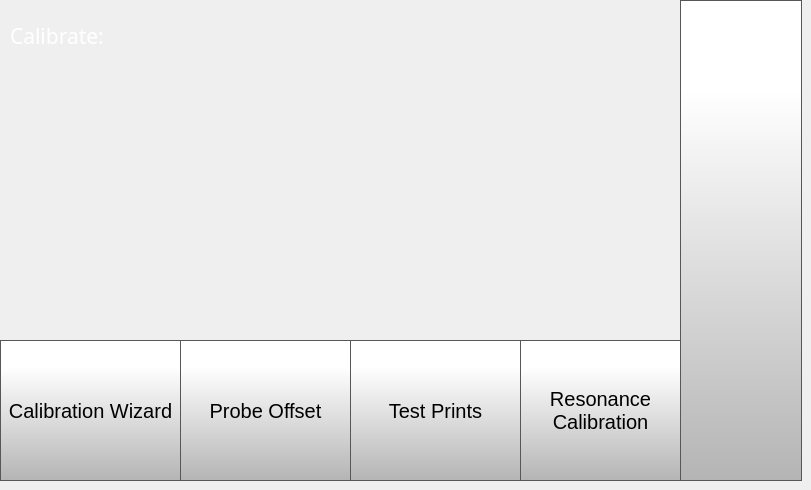
    <widget class="QWidget" name="calibratePage">
     <widget class="QLabel" name="calibrateLabel">
      <property name="geometry">
       <rect>
        <x>10</x>
        <y>20</y>
        <width>231</width>
        <height>31</height>
       </rect>
      </property>
      <property name="font">
       <font>
        <family>Gotham</family>
        <pointsize>16</pointsize>
        <bold>false</bold>
       </font>
      </property>
      <property name="styleSheet">
       <string notr="true">color: rgb(255, 255, 255);</string>
      </property>
      <property name="text">
       <string>Calibrate:</string>
      </property>
     </widget>
     <widget class="QPushButton" name="calibrateBackButton">
      <property name="geometry">
       <rect>
        <x>680</x>
        <y>0</y>
        <width>122</width>
        <height>481</height>
       </rect>
      </property>
      <property name="minimumSize">
       <size>
        <width>0</width>
        <height>0</height>
       </size>
      </property>
      <property name="font">
       <font>
        <family>Gotham Light</family>
        <pointsize>16</pointsize>
       </font>
      </property>
      <property name="styleSheet">
       <string notr="true">QPushButton {
     border: 1px solid rgb(87, 87, 87);
	background-color: qlineargradient(spread:pad, x1:0, y1:1, x2:0, y2:0.188, stop:0 rgba(180, 180, 180, 255), stop:1 rgba(255, 255, 255, 255));


}

QPushButton:pressed {
    background-color: qlineargradient(x1: 0, y1: 0, x2: 0, y2: 1,
                                      stop: 0 #dadbde, stop: 1 #f6f7fa);
}

QPushButton:flat {
    border: none; /* no border for a flat push button */
}

QPushButton:default {
    border-color: navy; /* make the default button prominent */
}</string>
      </property>
      <property name="text">
       <string/>
      </property>
      <property name="icon">
       <iconset>
        <normaloff>templates/img/arrows-4.png</normaloff>templates/img/arrows-4.png</iconset>
      </property>
      <property name="iconSize">
       <size>
        <width>70</width>
        <height>70</height>
       </size>
      </property>
      <property name="checkable">
       <bool>false</bool>
      </property>
      <property name="autoDefault">
       <bool>false</bool>
      </property>
      <property name="default">
       <bool>false</bool>
      </property>
      <property name="flat">
       <bool>false</bool>
      </property>
     </widget>
     <widget class="QToolButton" name="calibrationWizardButton">
      <property name="geometry">
       <rect>
        <x>0</x>
        <y>340</y>
        <width>181</width>
        <height>141</height>
       </rect>
      </property>
      <property name="font">
       <font>
        <family>Segoe UI</family>
        <pointsize>15</pointsize>
        <italic>false</italic>
        <bold>false</bold>
       </font>
      </property>
      <property name="styleSheet">
       <string notr="true">QToolButton {
	font: 15pt &quot;Segoe UI&quot;;
     border: 1px solid rgb(87, 87, 87);
	background-color: qlineargradient(spread:pad, x1:0, y1:1, x2:0, y2:0.188, stop:0 rgba(180, 180, 180, 255), stop:1 rgba(255, 255, 255, 255));


}

QToolButton:pressed {
    background-color: qlineargradient(x1: 0, y1: 0, x2: 0, y2: 1,
                                      stop: 0 #dadbde, stop: 1 #f6f7fa);
}

QToolButton:flat {
    border: none; /* no border for a flat push button */
}

QToolButton:default {
    border-color: navy; /* make the default button prominent */
}

QToolButton:focus {
	outline: none;
}</string>
      </property>
      <property name="text">
       <string>Calibration Wizard</string>
      </property>
      <property name="icon">
       <iconset>
        <normaloff>templates/img/magic-wand.png</normaloff>templates/img/magic-wand.png</iconset>
      </property>
      <property name="iconSize">
       <size>
        <width>70</width>
        <height>70</height>
       </size>
      </property>
      <property name="toolButtonStyle">
       <enum>Qt::ToolButtonTextUnderIcon</enum>
      </property>
     </widget>
     <widget class="QToolButton" name="nozzleOffsetButton">
      <property name="geometry">
       <rect>
        <x>180</x>
        <y>340</y>
        <width>171</width>
        <height>141</height>
       </rect>
      </property>
      <property name="font">
       <font>
        <family>Segoe UI</family>
        <pointsize>15</pointsize>
        <italic>false</italic>
        <bold>false</bold>
       </font>
      </property>
      <property name="styleSheet">
       <string notr="true">QToolButton {
	font: 15pt &quot;Segoe UI&quot;;
     border: 1px solid rgb(87, 87, 87);
	background-color: qlineargradient(spread:pad, x1:0, y1:1, x2:0, y2:0.188, stop:0 rgba(180, 180, 180, 255), stop:1 rgba(255, 255, 255, 255));


}

QToolButton:pressed {
    background-color: qlineargradient(x1: 0, y1: 0, x2: 0, y2: 1,
                                      stop: 0 #dadbde, stop: 1 #f6f7fa);
}

QToolButton:flat {
    border: none; /* no border for a flat push button */
}

QToolButton:default {
    border-color: navy; /* make the default button prominent */
}

QToolButton:focus {
	outline: none;
}</string>
      </property>
      <property name="text">
       <string>Probe Offset</string>
      </property>
      <property name="icon">
       <iconset>
        <normaloff>templates/img/Nozzle Offset Icon.png</normaloff>templates/img/Nozzle Offset Icon.png</iconset>
      </property>
      <property name="iconSize">
       <size>
        <width>70</width>
        <height>70</height>
       </size>
      </property>
      <property name="toolButtonStyle">
       <enum>Qt::ToolButtonTextUnderIcon</enum>
      </property>
     </widget>
     <widget class="QToolButton" name="testPrintsButton">
      <property name="geometry">
       <rect>
        <x>350</x>
        <y>340</y>
        <width>171</width>
        <height>141</height>
       </rect>
      </property>
      <property name="font">
       <font>
        <family>Segoe UI</family>
        <pointsize>15</pointsize>
        <italic>false</italic>
        <bold>false</bold>
       </font>
      </property>
      <property name="styleSheet">
       <string notr="true">QToolButton {
	font: 15pt &quot;Segoe UI&quot;;
     border: 1px solid rgb(87, 87, 87);
	background-color: qlineargradient(spread:pad, x1:0, y1:1, x2:0, y2:0.188, stop:0 rgba(180, 180, 180, 255), stop:1 rgba(255, 255, 255, 255));


}

QToolButton:pressed {
    background-color: qlineargradient(x1: 0, y1: 0, x2: 0, y2: 1,
                                      stop: 0 #dadbde, stop: 1 #f6f7fa);
}

QToolButton:flat {
    border: none; /* no border for a flat push button */
}

QToolButton:default {
    border-color: navy; /* make the default button prominent */
}

QToolButton:focus {
	outline: none;
}</string>
      </property>
      <property name="text">
       <string>Test Prints</string>
      </property>
      <property name="icon">
       <iconset>
        <normaloff>templates/img/3d-printing.png</normaloff>templates/img/3d-printing.png</iconset>
      </property>
      <property name="iconSize">
       <size>
        <width>70</width>
        <height>70</height>
       </size>
      </property>
      <property name="toolButtonStyle">
       <enum>Qt::ToolButtonTextUnderIcon</enum>
      </property>
     </widget>
     <widget class="QToolButton" name="inputShaperCalibrateButton">
      <property name="geometry">
       <rect>
        <x>520</x>
        <y>340</y>
        <width>161</width>
        <height>141</height>
       </rect>
      </property>
      <property name="font">
       <font>
        <family>Segoe UI</family>
        <pointsize>15</pointsize>
        <italic>false</italic>
        <bold>false</bold>
       </font>
      </property>
      <property name="styleSheet">
       <string notr="true">QToolButton {
	font: 15pt &quot;Segoe UI&quot;;
     border: 1px solid rgb(87, 87, 87);
	background-color: qlineargradient(spread:pad, x1:0, y1:1, x2:0, y2:0.188, stop:0 rgba(180, 180, 180, 255), stop:1 rgba(255, 255, 255, 255));


}

QToolButton:pressed {
    background-color: qlineargradient(x1: 0, y1: 0, x2: 0, y2: 1,
                                      stop: 0 #dadbde, stop: 1 #f6f7fa);
}

QToolButton:flat {
    border: none; /* no border for a flat push button */
}

QToolButton:default {
    border-color: navy; /* make the default button prominent */
}

QToolButton:focus {
	outline: none;
}</string>
      </property>
      <property name="text">
       <string>Resonance 
Calibration</string>
      </property>
      <property name="icon">
       <iconset>
        <normaloff>templates/img/Input Shaper.png</normaloff>templates/img/Input Shaper.png</iconset>
      </property>
      <property name="iconSize">
       <size>
        <width>70</width>
        <height>70</height>
       </size>
      </property>
      <property name="toolButtonStyle">
       <enum>Qt::ToolButtonTextUnderIcon</enum>
      </property>
     </widget>
    </widget>
